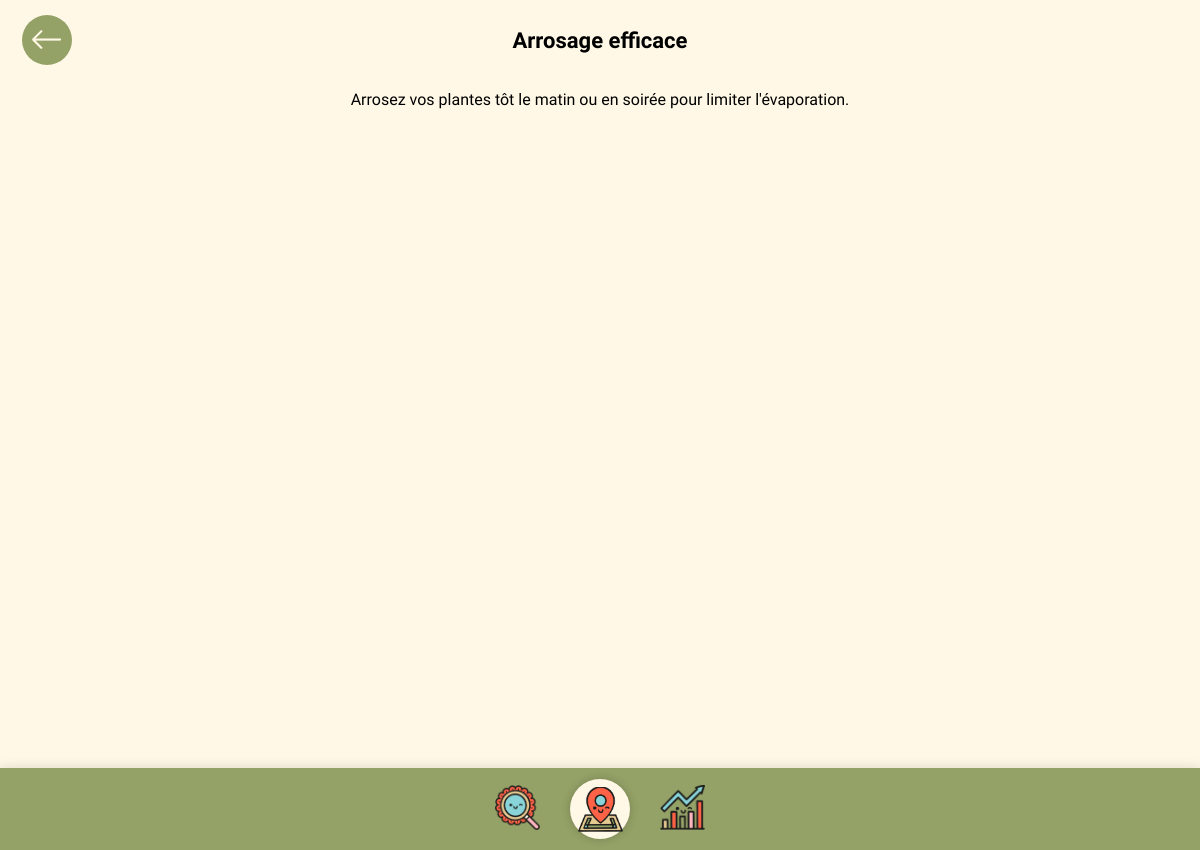
/information/1, run on the app's committed database.
### tables this page shows
CREATE TABLE info (
        id_info INTEGER PRIMARY KEY AUTOINCREMENT,
        titre TEXT NOT NULL,
        img TEXT,
        description TEXT
    );

### routes/info_routes.py (the view)
@information_bp.route('/information/<int:article_id>')
def article_detail(article_id):
    article = DatabaseManager.get_info_by_id(article_id)
    if not article:
        return redirect(url_for('info.index'))
    return render_template('article_detail.html', article=article)

### utils/database.py (called while the page is built)
    @staticmethod
    def get_info_by_id(info_id):
        conn = sqlite3.connect("./backend/plantes.db")
        conn.row_factory = sqlite3.Row
        cursor = conn.cursor()
        cursor.execute('SELECT * FROM info WHERE id_info = ?', (info_id,))
        result = cursor.fetchone()
        conn.close()
        if result:
            return dict(result)
        return None

### templates/article_detail.html (shortened to what this page needs)
<!DOCTYPE html>
<html>
  <head>
    <link rel="stylesheet" href="{{ url_for('static', filename='global.css') }}">
    <link rel="stylesheet" href="{{ url_for('static', filename='information.css') }}">
  </head>
  <body>
    <header class="main-header">
      <button class="back-button" aria-label="Retour" onclick="window.history.back()">
          <img src="{{ url_for('static', filename='images/retour.png') }}" alt="Retour">
      </button>
      <h1 class="page-title">{{ article.titre }}</h1>
  </header>
    <div class="article-container">
      <div class="article-content">
        {{ article.description | safe }}
      </div>
    </div>
    <div class="group-wrapper">
      <div class="group-8">
          <a href="{{ url_for('info.index') }}">
            <img class="loupe" src="{{ url_for('static', filename='images/loupe.png') }}" />
          </a>
          <a href="{{ url_for('accueil.accueil') }}">
              <div class="map-wrapper">
                <img class="loupe" src="{{ url_for('static', filename='images/map.png') }}" />
              </div>
          </a>
          <a href="{{ url_for('defis.defis') }}">
            <img class="loupe" src="{{ url_for('static', filename='images/resultats.png') }}" />
          </a>
      </div>
  </div>
  </body>
</html>

### static/global.css (style rules this page uses)
body { background-color: #FFF8E6; font-family: "DynaPuff", cursive; margin: 0; padding-bottom: 80px; display: flex; flex-direction: column; align-items: center; text-align: center; padding : 20px 10px; }
h1 { text-align: center; font-size: 24px; margin-top: 20px; }
button { padding: 10px 20px; background-color: #926B55; color: white; border: none; border-radius: 5px; cursor: pointer; display: flex; align-items: center; justify-content: center; text-align: center; width: fit-content; margin: 20px auto; transition: background-color 0.3s ease; }
.group-wrapper { position: fixed; width: 100%; height: 82px; bottom: 0; background-color: #94A267; display: flex; justify-content: center; align-items: center; z-index: 9999; box-shadow: 0 -2px 10px rgba(0, 0, 0, 0.1); }
.group-8 { display: flex; align-items: center; justify-content: center; gap: 40px; }
.group-8 img { height: 40px; width: auto; object-fit: cover; }
.map-wrapper { width: 60px; height: 60px; background-color: #FFF8E6; border-radius: 50%; display: flex; align-items: center; justify-content: center; box-shadow: 0 0 10px rgba(0, 0, 0, 0.2); }

### static/information.css (style rules this page uses)
body { min-height: 100vh; margin-top: 10px; }
.main-header { display: flex; align-items: center; position: relative; width: 100%; padding: 10px 0; }
.page-title { font-family: "DynaPuff", cursive; font-size: 22px; margin: 0; position: absolute; left: 50%; transform: translateX(-50%); text-align: center; }
.back-button { color: white; position: absolute; left: 1%; background-color: #94a267; width: 50px; height: 50px; border: none; border-radius: 50%; text-align: center; display: flex; align-items: center; justify-content: center; cursor: pointer; transition: background-color 0.3s; }
.article-content { padding: 20px; margin-top: 20px; }
.group-wrapper { position: fixed; width: 100%; display: flex; justify-content: center; bottom: 0; left: 0; padding: 10px 0; box-sizing: border-box; }
.group-8 { display: flex; gap: 30px; }
.group-8 img { width: 45px; height: 45px; }

### data on the page
info: titre "Arrosage efficace", description "Arrosez vos plantes tôt le matin ou en soirée pour limiter l'évaporation."
